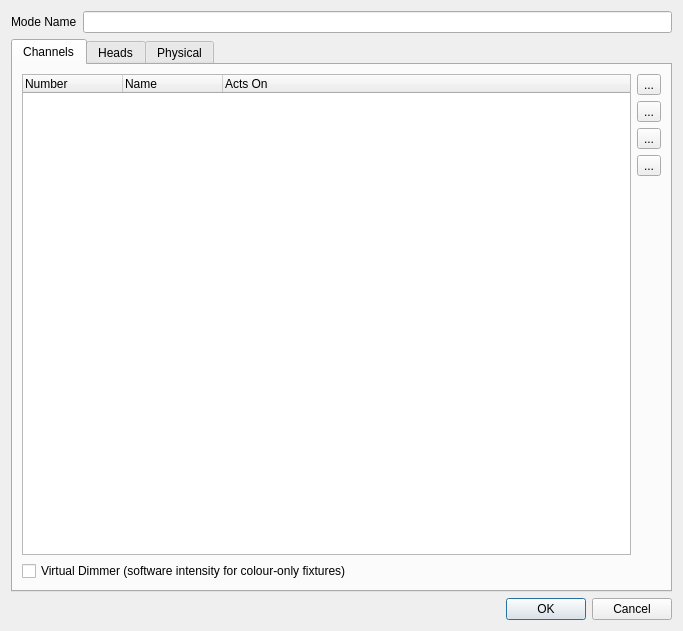
<?xml version="1.0" encoding="UTF-8"?>
<ui version="4.0">
 <author>Massimo Callegari</author>
 <comment>
  Q Light Controller Plus
  editmode.ui

  Copyright (c) 2015 Massimo Callegari

  Licensed under the Apache License, Version 2.0 (the &quot;License&quot;);
  you may not use this file except in compliance with the License.
  You may obtain a copy of the License at

      http://www.apache.org/licenses/LICENSE-2.0.txt

  Unless required by applicable law or agreed to in writing, software
  distributed under the License is distributed on an &quot;AS IS&quot; BASIS,
  WITHOUT WARRANTIES OR CONDITIONS OF ANY KIND, either express or implied.
  See the License for the specific language governing permissions and
  limitations under the License.
 </comment>
 <class>EditMode</class>
 <widget class="QDialog" name="EditMode">
  <property name="geometry">
   <rect>
    <x>0</x>
    <y>0</y>
    <width>683</width>
    <height>631</height>
   </rect>
  </property>
  <property name="windowTitle">
   <string>Edit Mode</string>
  </property>
  <layout class="QGridLayout" name="gridLayout_7">
   <item row="0" column="0">
    <widget class="QLabel" name="m_modeNameLabel">
     <property name="text">
      <string>Mode Name</string>
     </property>
    </widget>
   </item>
   <item row="0" column="1">
    <widget class="QLineEdit" name="m_modeNameEdit"/>
   </item>
   <item row="1" column="0" colspan="2">
    <widget class="QTabWidget" name="m_tab">
     <property name="currentIndex">
      <number>0</number>
     </property>
     <widget class="QWidget" name="tab_channels">
      <attribute name="title">
       <string>Channels</string>
      </attribute>
      <layout class="QGridLayout" name="gridLayout_8">
       <item row="1" column="1">
        <widget class="QToolButton" name="m_removeChannelButton">
         <property name="toolTip">
          <string>Remove the selected channel</string>
         </property>
         <property name="text">
          <string notr="true">...</string>
         </property>
         <property name="icon">
          <iconset resource="../ui/src/qlcui.qrc">
           <normaloff>:/edit_remove.png</normaloff>:/edit_remove.png</iconset>
         </property>
         <property name="iconSize">
          <size>
           <width>32</width>
           <height>32</height>
          </size>
         </property>
        </widget>
       </item>
       <item row="0" column="1">
        <widget class="QToolButton" name="m_addChannelButton">
         <property name="toolTip">
          <string>Add channel(s) to this mode</string>
         </property>
         <property name="text">
          <string notr="true">...</string>
         </property>
         <property name="icon">
          <iconset resource="../ui/src/qlcui.qrc">
           <normaloff>:/edit_add.png</normaloff>:/edit_add.png</iconset>
         </property>
         <property name="iconSize">
          <size>
           <width>32</width>
           <height>32</height>
          </size>
         </property>
        </widget>
       </item>
       <item row="2" column="1">
        <widget class="QToolButton" name="m_raiseChannelButton">
         <property name="toolTip">
          <string>Raise the selected channel</string>
         </property>
         <property name="text">
          <string notr="true">...</string>
         </property>
         <property name="icon">
          <iconset resource="../ui/src/qlcui.qrc">
           <normaloff>:/up.png</normaloff>:/up.png</iconset>
         </property>
         <property name="iconSize">
          <size>
           <width>32</width>
           <height>32</height>
          </size>
         </property>
        </widget>
       </item>
       <item row="3" column="1">
        <widget class="QToolButton" name="m_lowerChannelButton">
         <property name="toolTip">
          <string>Lower the selected channel</string>
         </property>
         <property name="text">
          <string notr="true">...</string>
         </property>
         <property name="icon">
          <iconset resource="../ui/src/qlcui.qrc">
           <normaloff>:/down.png</normaloff>:/down.png</iconset>
         </property>
         <property name="iconSize">
          <size>
           <width>32</width>
           <height>32</height>
          </size>
         </property>
        </widget>
       </item>
       <item row="0" column="0" rowspan="5">
        <widget class="QTreeWidget" name="m_channelList">
         <property name="alternatingRowColors">
          <bool>true</bool>
         </property>
         <property name="iconSize">
          <size>
           <width>24</width>
           <height>24</height>
          </size>
         </property>
         <property name="rootIsDecorated">
          <bool>false</bool>
         </property>
         <property name="itemsExpandable">
          <bool>false</bool>
         </property>
         <property name="allColumnsShowFocus">
          <bool>true</bool>
         </property>
         <property name="columnCount">
          <number>3</number>
         </property>
         <column>
          <property name="text">
           <string>Number</string>
          </property>
         </column>
         <column>
          <property name="text">
           <string>Name</string>
          </property>
         </column>
         <column>
          <property name="text">
           <string>Acts On</string>
          </property>
         </column>
        </widget>
       </item>
       <item row="4" column="1">
        <spacer>
         <property name="orientation">
          <enum>Qt::Vertical</enum>
         </property>
         <property name="sizeHint" stdset="0">
          <size>
           <width>20</width>
           <height>213</height>
          </size>
         </property>
        </spacer>
       </item>
       <item row="5" column="0" colspan="2">
        <widget class="QCheckBox" name="m_virtualDimmerCheck">
         <property name="toolTip">
          <string>Enable a software-only (virtual) master dimmer that scales all colour intensity channels. Use this for fixtures that have only colour channels (RGB, RGBW, Amber, UV, etc.) and no physical dimmer channel.</string>
         </property>
         <property name="text">
          <string>Virtual Dimmer (software intensity for colour-only fixtures)</string>
         </property>
        </widget>
       </item>
      </layout>
     </widget>
     <widget class="QWidget" name="tab_heads">
      <attribute name="title">
       <string>Heads</string>
      </attribute>
      <layout class="QGridLayout" name="gridLayout_9">
       <item row="0" column="0" rowspan="6">
        <widget class="QTreeWidget" name="m_headList">
         <property name="alternatingRowColors">
          <bool>true</bool>
         </property>
         <property name="allColumnsShowFocus">
          <bool>true</bool>
         </property>
         <column>
          <property name="text">
           <string>Head</string>
          </property>
         </column>
        </widget>
       </item>
       <item row="0" column="1">
        <widget class="QToolButton" name="m_addHeadButton">
         <property name="toolTip">
          <string>Compose a new head</string>
         </property>
         <property name="text">
          <string notr="true">...</string>
         </property>
         <property name="icon">
          <iconset resource="../ui/src/qlcui.qrc">
           <normaloff>:/edit_add.png</normaloff>:/edit_add.png</iconset>
         </property>
         <property name="iconSize">
          <size>
           <width>32</width>
           <height>32</height>
          </size>
         </property>
        </widget>
       </item>
       <item row="1" column="1">
        <widget class="QToolButton" name="m_removeHeadButton">
         <property name="toolTip">
          <string>Remove the selected head</string>
         </property>
         <property name="text">
          <string notr="true">...</string>
         </property>
         <property name="icon">
          <iconset resource="../ui/src/qlcui.qrc">
           <normaloff>:/edit_remove.png</normaloff>:/edit_remove.png</iconset>
         </property>
         <property name="iconSize">
          <size>
           <width>32</width>
           <height>32</height>
          </size>
         </property>
        </widget>
       </item>
       <item row="2" column="1">
        <widget class="QToolButton" name="m_editHeadButton">
         <property name="toolTip">
          <string>Edit the channels that belong to the selected head</string>
         </property>
         <property name="text">
          <string notr="true"/>
         </property>
         <property name="icon">
          <iconset resource="../ui/src/qlcui.qrc">
           <normaloff>:/edit.png</normaloff>:/edit.png</iconset>
         </property>
         <property name="iconSize">
          <size>
           <width>32</width>
           <height>32</height>
          </size>
         </property>
        </widget>
       </item>
       <item row="3" column="1">
        <widget class="QToolButton" name="m_raiseHeadButton">
         <property name="toolTip">
          <string>Raise the selected head</string>
         </property>
         <property name="text">
          <string notr="true">...</string>
         </property>
         <property name="icon">
          <iconset resource="../ui/src/qlcui.qrc">
           <normaloff>:/up.png</normaloff>:/up.png</iconset>
         </property>
         <property name="iconSize">
          <size>
           <width>32</width>
           <height>32</height>
          </size>
         </property>
        </widget>
       </item>
       <item row="4" column="1">
        <widget class="QToolButton" name="m_lowerHeadButton">
         <property name="toolTip">
          <string>Lower the selected head</string>
         </property>
         <property name="text">
          <string notr="true">...</string>
         </property>
         <property name="icon">
          <iconset resource="../ui/src/qlcui.qrc">
           <normaloff>:/down.png</normaloff>:/down.png</iconset>
         </property>
         <property name="iconSize">
          <size>
           <width>32</width>
           <height>32</height>
          </size>
         </property>
        </widget>
       </item>
       <item row="5" column="1">
        <spacer>
         <property name="orientation">
          <enum>Qt::Vertical</enum>
         </property>
         <property name="sizeHint" stdset="0">
          <size>
           <width>20</width>
           <height>167</height>
          </size>
         </property>
        </spacer>
       </item>
      </layout>
     </widget>
     <widget class="QWidget" name="tab_physical">
      <attribute name="title">
       <string>Physical</string>
      </attribute>
      <layout class="QGridLayout" name="gridLayout_6">
       <item row="0" column="0">
        <layout class="QVBoxLayout" name="physicalLayout">
         <item>
          <layout class="QHBoxLayout" name="horizontalLayout">
           <item>
            <widget class="QRadioButton" name="m_globalPhyCheck">
             <property name="text">
              <string>Use global settings</string>
             </property>
             <property name="checked">
              <bool>true</bool>
             </property>
            </widget>
           </item>
           <item>
            <widget class="QRadioButton" name="m_overridePhyCheck">
             <property name="text">
              <string>Override global settings</string>
             </property>
            </widget>
           </item>
          </layout>
         </item>
        </layout>
       </item>
      </layout>
     </widget>
    </widget>
   </item>
   <item row="2" column="0" colspan="2">
    <widget class="QDialogButtonBox" name="m_buttonBox">
     <property name="orientation">
      <enum>Qt::Horizontal</enum>
     </property>
     <property name="standardButtons">
      <set>QDialogButtonBox::Cancel|QDialogButtonBox::Ok</set>
     </property>
    </widget>
   </item>
  </layout>
 </widget>
 <tabstops>
  <tabstop>m_modeNameEdit</tabstop>
  <tabstop>m_tab</tabstop>
  <tabstop>m_buttonBox</tabstop>
  <tabstop>m_channelList</tabstop>
  <tabstop>m_addChannelButton</tabstop>
  <tabstop>m_removeChannelButton</tabstop>
  <tabstop>m_raiseChannelButton</tabstop>
  <tabstop>m_lowerChannelButton</tabstop>
  <tabstop>m_headList</tabstop>
  <tabstop>m_addHeadButton</tabstop>
  <tabstop>m_removeHeadButton</tabstop>
  <tabstop>m_editHeadButton</tabstop>
  <tabstop>m_raiseHeadButton</tabstop>
  <tabstop>m_lowerHeadButton</tabstop>
 </tabstops>
 <resources>
  <include location="../ui/src/qlcui.qrc"/>
  <include location="../ui/src/qlcui.qrc"/>
 </resources>
 <connections>
  <connection>
   <sender>m_buttonBox</sender>
   <signal>accepted()</signal>
   <receiver>EditMode</receiver>
   <slot>accept()</slot>
   <hints>
    <hint type="sourcelabel">
     <x>266</x>
     <y>557</y>
    </hint>
    <hint type="destinationlabel">
     <x>157</x>
     <y>274</y>
    </hint>
   </hints>
  </connection>
  <connection>
   <sender>m_buttonBox</sender>
   <signal>rejected()</signal>
   <receiver>EditMode</receiver>
   <slot>reject()</slot>
   <hints>
    <hint type="sourcelabel">
     <x>334</x>
     <y>557</y>
    </hint>
    <hint type="destinationlabel">
     <x>286</x>
     <y>274</y>
    </hint>
   </hints>
  </connection>
 </connections>
</ui>
